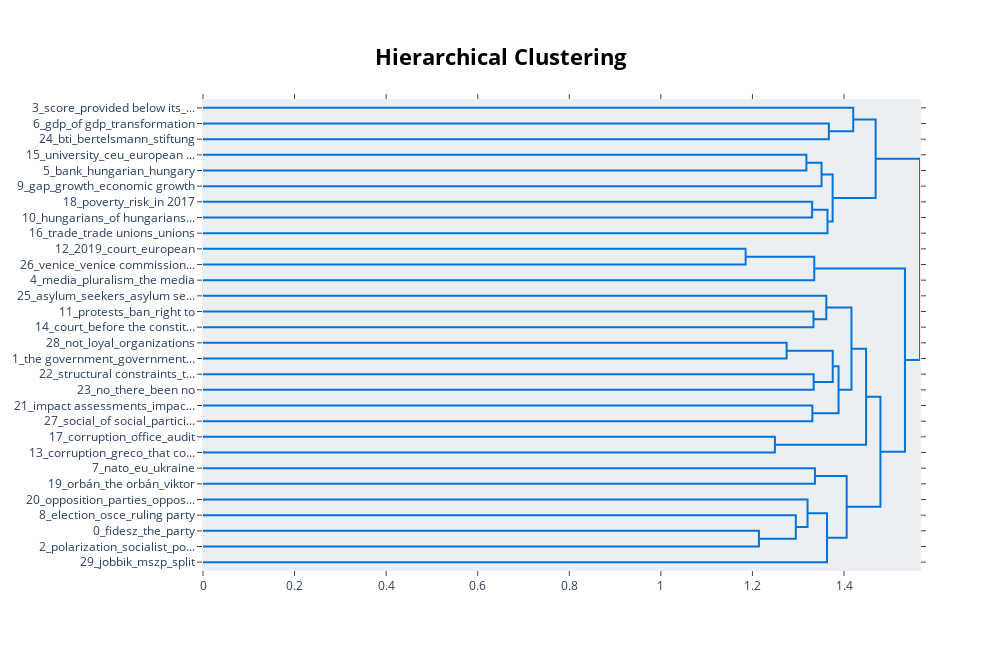

The notebook cell saved with this chart:
### Code cell
# visualize topic clusters
model.visualize_hierarchy(top_n_topics=30)

### Figure 1 — Plotly figure (JSON) as saved in the notebook; plotly's stock layout.template omitted (floating-point values rounded to 4 significant figures)
{"data": [{"hoverinfo": "text", "marker": {"color": "rgb(0,116,217)"}, "mode": "lines", "type": "scatter", "x": [0, 1.367, 1.367, 0], "xaxis": "x", "y": [-15, -15, -25, -25], "yaxis": "y"}, {"hoverinfo": "text", "marker": {"color": "rgb(0,116,217)"}, "mode": "lines", "type": "scatter", "x": [0, 1.42, 1.42, 1.367], "xaxis": "x", "y": [-5, -5, -20, -20], "yaxis": "y"}, {"hoverinfo": "text", "marker": {"color": "rgb(0,116,217)"}, "mode": "lines", "type": "scatter", "x": [0, 1.318, 1.318, 0], "xaxis": "x", "y": [-35, -35, -45, -45], "yaxis": "y"}, {"hoverinfo": "text", "marker": {"color": "rgb(0,116,217)"}, "mode": "lines", "type": "scatter", "x": [1.318, 1.351, 1.351, 0], "xaxis": "x", "y": [-40, -40, -55, -55], "yaxis": "y"}, {"hoverinfo": "text", "marker": {"color": "rgb(0,116,217)"}, "mode": "lines", "type": "scatter", "x": [0, 1.33, 1.33, 0], "xaxis": "x", "y": [-65, -65, -75, -75], "yaxis": "y"}, {"hoverinfo": "text", "marker": {"color": "rgb(0,116,217)"}, "mode": "lines", "type": "scatter", "x": [1.33, 1.364, 1.364, 0], "xaxis": "x", "y": [-70, -70, -85, -85], "yaxis": "y"}, {"hoverinfo": "text", "marker": {"color": "rgb(0,116,217)"}, "mode": "lines", "type": "scatter", "x": [1.351, 1.375, 1.375, 1.364], "xaxis": "x", "y": [-47.5, -47.5, -77.5, -77.5], "yaxis": "y"}, {"hoverinfo": "text", "marker": {"color": "rgb(0,116,217)"}, "mode": "lines", "type": "scatter", "x": [1.42, 1.469, 1.469, 1.375], "xaxis": "x", "y": [-12.5, -12.5, -62.5, -62.5], "yaxis": "y"}, {"hoverinfo": "text", "marker": {"color": "rgb(0,116,217)"}, "mode": "lines", "type": "scatter", "x": [0, 1.185, 1.185, 0], "xaxis": "x", "y": [-95, -95, -105, -105], "yaxis": "y"}, {"hoverinfo": "text", "marker": {"color": "rgb(0,116,217)"}, "mode": "lines", "type": "scatter", "x": [1.185, 1.335, 1.335, 0], "xaxis": "x", "y": [-100, -100, -115, -115], "yaxis": "y"}, {"hoverinfo": "text", "marker": {"color": "rgb(0,116,217)"}, "mode": "lines", "type": "scatter", "x": [0, 1.333, 1.333, 0], "xaxis": "x", "y": [-135, -135, -145, -145], "yaxis": "y"}, {"hoverinfo": "text", "marker": {"color": "rgb(0,116,217)"}, "mode": "lines", "type": "scatter", "x": [0, 1.361, 1.361, 1.333], "xaxis": "x", "y": [-125, -125, -140, -140], "yaxis": "y"}, {"hoverinfo": "text", "marker": {"color": "rgb(0,116,217)"}, "mode": "lines", "type": "scatter", "x": [0, 1.275, 1.275, 0], "xaxis": "x", "y": [-155, -155, -165, -165], "yaxis": "y"}, {"hoverinfo": "text", "marker": {"color": "rgb(0,116,217)"}, "mode": "lines", "type": "scatter", "x": [0, 1.334, 1.334, 0], "xaxis": "x", "y": [-175, -175, -185, -185], "yaxis": "y"}, {"hoverinfo": "text", "marker": {"color": "rgb(0,116,217)"}, "mode": "lines", "type": "scatter", "x": [1.275, 1.375, 1.375, 1.334], "xaxis": "x", "y": [-160, -160, -180, -180], "yaxis": "y"}, {"hoverinfo": "text", "marker": {"color": "rgb(0,116,217)"}, "mode": "lines", "type": "scatter", "x": [0, 1.331, 1.331, 0], "xaxis": "x", "y": [-195, -195, -205, -205], "yaxis": "y"}, {"hoverinfo": "text", "marker": {"color": "rgb(0,116,217)"}, "mode": "lines", "type": "scatter", "x": [1.375, 1.388, 1.388, 1.331], "xaxis": "x", "y": [-170, -170, -200, -200], "yaxis": "y"}, {"hoverinfo": "text", "marker": {"color": "rgb(0,116,217)"}, "mode": "lines", "type": "scatter", "x": [1.361, 1.416, 1.416, 1.388], "xaxis": "x", "y": [-132.5, -132.5, -185, -185], "yaxis": "y"}, {"hoverinfo": "text", "marker": {"color": "rgb(0,116,217)"}, "mode": "lines", "type": "scatter", "x": [0, 1.249, 1.249, 0], "xaxis": "x", "y": [-215, -215, -225, -225], "yaxis": "y"}, {"hoverinfo": "text", "marker": {"color": "rgb(0,116,217)"}, "mode": "lines", "type": "scatter", "x": [1.416, 1.448, 1.448, 1.249], "xaxis": "x", "y": [-158.8, -158.8, -220, -220], "yaxis": "y"}, {"hoverinfo": "text", "marker": {"color": "rgb(0,116,217)"}, "mode": "lines", "type": "scatter", "x": [0, 1.337, 1.337, 0], "xaxis": "x", "y": [-235, -235, -245, -245], "yaxis": "y"}, {"hoverinfo": "text", "marker": {"color": "rgb(0,116,217)"}, "mode": "lines", "type": "scatter", "x": [0, 1.214, 1.214, 0], "xaxis": "x", "y": [-275, -275, -285, -285], "yaxis": "y"}, {"hoverinfo": "text", "marker": {"color": "rgb(0,116,217)"}, "mode": "lines", "type": "scatter", "x": [0, 1.295, 1.295, 1.214], "xaxis": "x", "y": [-265, -265, -280, -280], "yaxis": "y"}, {"hoverinfo": "text", "marker": {"color": "rgb(0,116,217)"}, "mode": "lines", "type": "scatter", "x": [0, 1.32, 1.32, 1.295], "xaxis": "x", "y": [-255, -255, -272.5, -272.5], "yaxis": "y"}, {"hoverinfo": "text", "marker": {"color": "rgb(0,116,217)"}, "mode": "lines", "type": "scatter", "x": [1.32, 1.363, 1.363, 0], "xaxis": "x", "y": [-263.8, -263.8, -295, -295], "yaxis": "y"}, {"hoverinfo": "text", "marker": {"color": "rgb(0,116,217)"}, "mode": "lines", "type": "scatter", "x": [1.337, 1.406, 1.406, 1.363], "xaxis": "x", "y": [-240, -240, -279.4, -279.4], "yaxis": "y"}, {"hoverinfo": "text", "marker": {"color": "rgb(0,116,217)"}, "mode": "lines", "type": "scatter", "x": [1.448, 1.48, 1.48, 1.406], "xaxis": "x", "y": [-189.4, -189.4, -259.7, -259.7], "yaxis": "y"}, {"hoverinfo": "text", "marker": {"color": "rgb(0,116,217)"}, "mode": "lines", "type": "scatter", "x": [1.335, 1.533, 1.533, 1.48], "xaxis": "x", "y": [-107.5, -107.5, -224.5, -224.5], "yaxis": "y"}, {"hoverinfo": "text", "marker": {"color": "rgb(0,116,217)"}, "mode": "lines", "type": "scatter", "x": [1.469, 1.566, 1.566, 1.533], "xaxis": "x", "y": [-37.5, -37.5, -166.0, -166.0], "yaxis": "y"}], "layout": {"autosize": false, "height": 650, "hoverlabel": {"bgcolor": "white", "font": {"family": "Rockwell", "size": 16}}, "hovermode": "closest", "plot_bgcolor": "#ECEFF1", "showlegend": false, "title": {"font": {"color": "Black", "size": 22}, "text": "<b>Hierarchical Clustering</b>", "x": 0.5, "xanchor": "center", "yanchor": "top"}, "width": 1000, "xaxis": {"autorange": true, "mirror": "allticks", "range": [0, 1.566], "rangemode": "tozero", "showgrid": false, "showline": true, "showticklabels": true, "ticks": "outside", "type": "linear", "zeroline": false}, "yaxis": {"mirror": "allticks", "range": [-300, 0], "rangemode": "tozero", "showgrid": false, "showline": true, "showticklabels": true, "tickmode": "array", "ticks": "outside", "ticktext": ["3_score_provided below its_...", "6_gdp_of gdp_transformation", "24_bti_bertelsmann_stiftung", "15_university_ceu_european ...", "5_bank_hungarian_hungary", "9_gap_growth_economic growth", "18_poverty_risk_in 2017", "10_hungarians_of hungarians...", "16_trade_trade unions_unions", "12_2019_court_european", "26_venice_venice commission...", "4_media_pluralism_the media", "25_asylum_seekers_asylum se...", "11_protests_ban_right to", "14_court_before the constit...", "28_not_loyal_organizations", "1_the government_government...", "22_structural constraints_t...", "23_no_there_been no", "21_impact assessments_impac...", "27_social_of social_partici...", "17_corruption_office_audit", "13_corruption_greco_that co...", "7_nato_eu_ukraine", "19_orbán_the orbán_viktor", "20_opposition_parties_oppos...", "8_election_osce_ruling party", "0_fidesz_the_party", "2_polarization_socialist_po...", "29_jobbik_mszp_split"], "tickvals": [-5, -15, -25, -35, -45, -55, -65, -75, -85, -95, -105, -115, -125, -135, -145, -155, -165, -175, -185, -195, -205, -215, -225, -235, -245, -255, -265, -275, -285, -295], "type": "linear", "zeroline": false}}}
